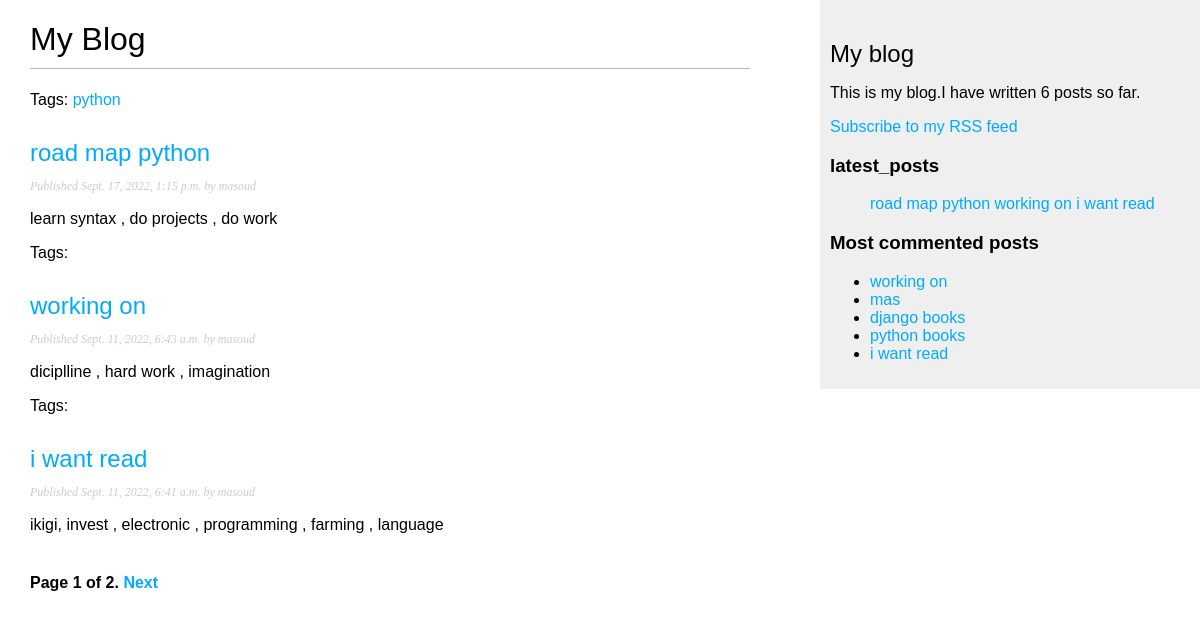
The page /blog/ on the database as committed earlier.
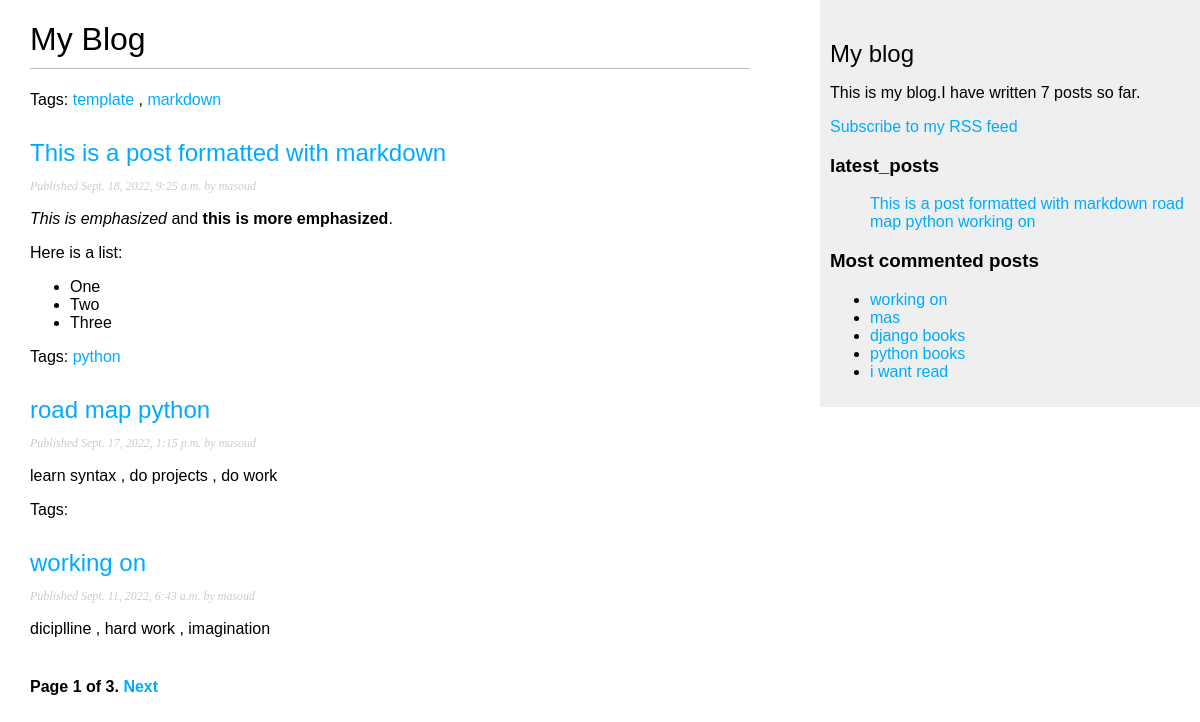
The same page on the database as committed later.
### blog/models.py (models this page shows, shortened)
class Post(models.Model):
    STATUS_CHOICES = (
      ('draft', 'Draft'),
      ('published', 'Published'),
    )
    title = models.CharField(max_length=250)
    slug = models.SlugField(max_length=250,
                           unique_for_date='publish')
    author = models.ForeignKey(User, on_delete=models.CASCADE,
                               related_name='blog_posts')
    body = models.TextField()
    publish = models.DateTimeField(default=timezone.now)
    created = models.DateTimeField(auto_now_add=True)
    updated = models.DateTimeField(auto_now=True)
    status = models.CharField(max_length=10,
                              choices=STATUS_CHOICES,
                              default='draft')
    objects = models.Manager()  # The default manager.
    published = PublishedManager()  # Our custom manager.
    tags = TaggableManager()
    class Meta:
      ordering = ('-publish',)
    def get_absolute_url(self):
        return reverse('blog:post_detail',
                   args=[self.publish.year,
                        self.publish.month,
              self.publish.day, self.slug])

### blog/views.py (the view)
# urls.py: path('', post_list, name='post_list'),
def post_list(request, tag_slug=None):
    object_list = Post.published.all()
    tag = None
    if tag_slug:
        tag = get_object_or_404(Tag, slug=tag_slug)
        object_list = object_list.filter(tags__in=[tag])
    paginator = Paginator(object_list, 3) # 3 posts in each page
    page = request.GET.get('page')
    try:
        posts = paginator.page(page)
    except PageNotAnInteger:
        posts = paginator.page(1)
    except EmptyPage:
        posts = paginator.page(paginator.num_pages)
    return render(request,
                 'blog/post/list.html',
                 {'page': page,
                  'posts': posts,
                  'tag': tag})

### blog/models.py (called while the page is built)
      def get_queryset(self):
          return super(PublishedManager, self).get_queryset() \
                                       .filter(status='published')

### blog/templatetags/blog_tags.py (called while the page is built)
@register.simple_tag
def total_posts():
  return Post.published.count()

@register.inclusion_tag('blog/post/latest_posts.html')
def show_latest_posts(count=5):
  latest_posts = Post.published.order_by('-publish')[:count]
  return {'latest_posts':latest_posts}

@register.simple_tag
def get_most_commented_posts(count=5):
  return Post.published.annotate(
    total_comments=Count('comments')
  ).order_by('-total_comments')[:count]

@register.filter(name='markdown')
def markdown_format(text):
  return mark_safe(markdown.markdown(text))

### blog/templates/blog/post/list.html (shortened to what this page needs)
{% extends "blog/base.html" %}
{% load blog_tags %}
{% block content %}
  <h1>My Blog</h1>
  {% for post in posts %}
  <p class="tags">Tags:
    {% for tag in post.tags.all %}
      <a href="{% url 'blog:post_list_by_tag' tag.slug %}">
        {{ tag.name }}
      </a>
      {% if not forloop.last %}, {% endif %}
    {% endfor %}
  </p>
   <h2>
   <a href="{{ post.get_absolute_url }}">
   {{ post.title }}
   </a>
   </h2>
   <p class="date">Published {{ post.publish }} by {{ post.author }}</p>
   {{ post.body|markdown|truncatewords_html:30 }}
  {% endfor %}
  {% include "pagination.html" with page=posts %}
{% endblock %}

### blog/templates/blog/base.html (shortened to what this page needs)
{% load blog_tags %}
{% load static %}
<!DOCTYPE html>
<html>
<head>
 <link href="{% static "css/blog.css" %}" rel="stylesheet">
</head>
<body>
 <div id="content">
 {% block content %}
 {% endblock %}
 </div>
 <div id="sidebar">
 <h2>My blog</h2>
 <p>This is my blog.I have written {% total_posts %} posts so far. </p>
 <p>
  <a href="{% url 'blog:post_feed' %}">Subscribe to my RSS feed </a>
 </p>
 <h3>latest_posts</h3>
 {% show_latest_posts  3 %}
 <h3>Most commented posts</h3>
 {% get_most_commented_posts as most_commented %}
 <ul>
  {% for post  in most_commented %}
  <li>
    <a href="{{ post.get_absolute_url }}">{{ post.title }}</a>
  </li>
  {% endfor %}
 </ul>
 </div>
</body>
</html>

### blog/templates/pagination.html (shortened to what this page needs)
<div class="pagination">
  <span class="step-links">
    <span class="current">
      Page {{ page.number }} of {{ page.paginator.num_pages }}.
    </span>
    {% if page.has_next %}
      <a href="?page={{ page.next_page_number }}">Next</a>
    {% endif %}
  </span>
</div>

### blog/templates/blog/post/latest_posts.html
<ul>
  {% for post in latest_posts %}
    <a href="{{ post.get_absolute_url }}">{{ post.title }}</a>
  {% endfor %}
</ul>

### blog/static/css/blog.css (style rules this page uses)
body { margin:0; padding:0; font-family:helvetica, sans-serif; }
a { color:#00abff; text-decoration:none; }
h1 { font-weight:normal; border-bottom:1px solid #bbb; padding:0 0 10px 0; }
h2 { font-weight:normal; margin:30px 0 0; }
#content { float:left; width:60%; padding:0 0 0 30px; }
#sidebar { float:right; width:30%; padding:10px; background:#efefef; height:100%; }
p.date { color:#ccc; font-family: georgia, serif; font-size: 12px; font-style: italic; }
.pagination { margin:40px 0; font-weight:bold; }

Rows that differ between the two databases and show on the page:
no longer on one of the page's lists (row unchanged): Post: title "i want read", publish "Sept. 11, 2022, 6:41 a.m.", author "masoud", body "ikigi, invest , electronic , programming , farming , language"
added Post: title "This is a post formatted with markdown", publish "Sept. 18, 2022, 9:25 a.m.", author "masoud", body "This is emphasized and this is more emphasized . Here is a list: One Two Three"
added Tag: name "template", shown under "This is a post formatted with markdown"
added Tag: name "markdown", shown under "This is a post formatted with markdown"
Other text that changed with them:
{{ page.paginator.num_pages }}: "2" → "3"
text no longer shown: "6"
text now shown: "7"
